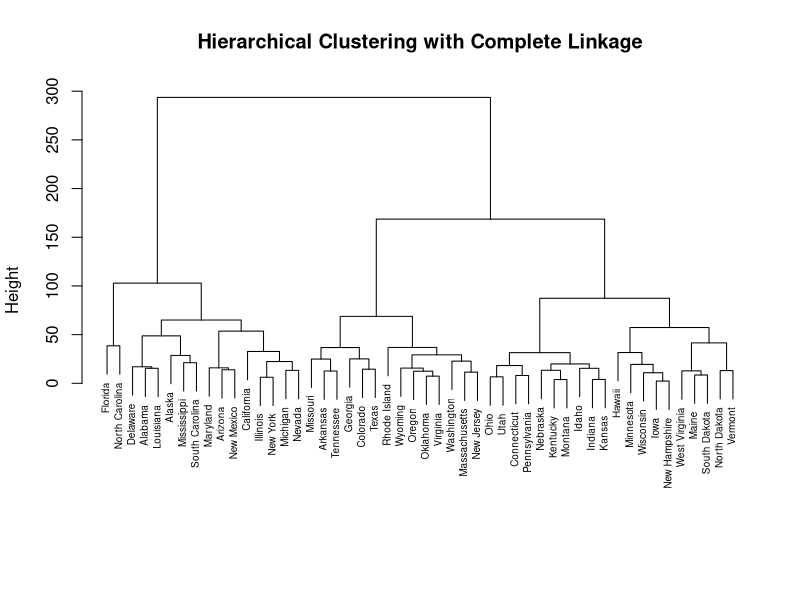
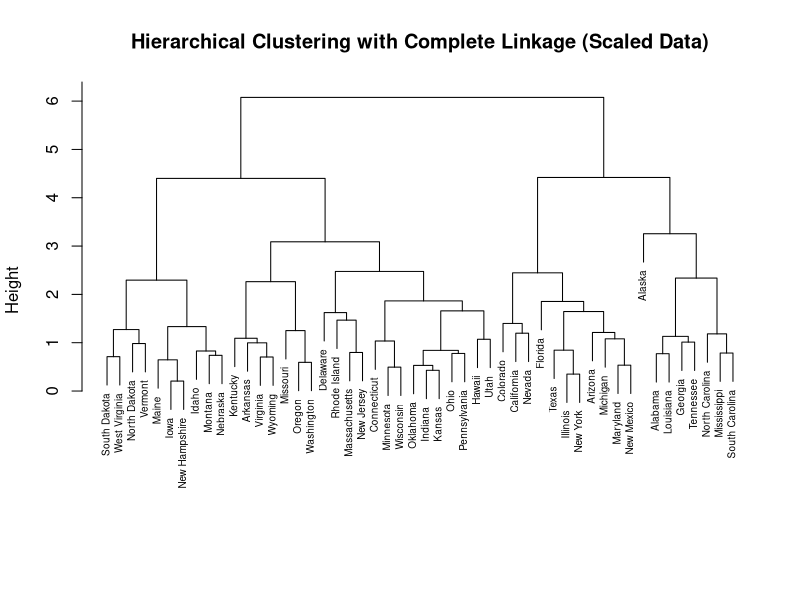

Generate these figures, in order, with R:
## ---- chunk 1
knitr::opts_chunk$set(echo = TRUE)
## ---- chunk 2
# Problem B.2

# (a)
data("USArrests")
head(USArrests)

# Compute the Euclidean distance
dist_USArrests <- dist(USArrests, method = "euclidean")

# function for hierarchical clustering
hc.complete <- hclust(dist_USArrests, method = "complete")

# Tree diagrams
plot(hc.complete, 
     main = "Hierarchical Clustering with Complete Linkage", 
     xlab = "", 
     sub = "", 
     cex = 0.6)

# (b)
# Clipping the dendrogram into 3 clusters
clusters <- cutree(hc.complete, k = 3)

# Which states belong to which clusters
cluster_assignments <- split(rownames(USArrests), clusters)
cluster_assignments

# (c)
# Standardized data
USArrests.scaled <- scale(USArrests)

# Compute Euclidean distance matrix and perform hierarchical clustering
dist_scaled <- dist(USArrests.scaled, method = "euclidean")   
hc.complete.scaled <- hclust(dist_scaled, method = "complete") 

# Tree diagrams
plot(hc.complete.scaled, 
main = "Hierarchical Clustering with Complete Linkage (Scaled Data)", 
xlab = "", 
sub = "", 
cex = 0.6)


#(d)
# Scaling the data ensures that each variable 
# contributes more evenly to the distance calculation,
# making the hierarchical clustering result better reflect 
# the underlying structure of the data.
# Therefore, in most cases, when there are 
# differences in the scale or range of variables, 
# the data should be standardized before calculating the dissimilarities.

